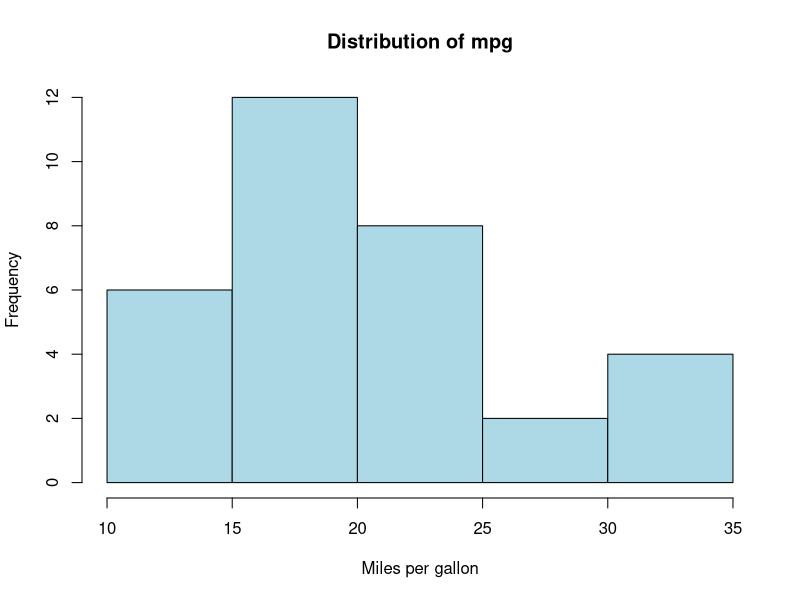
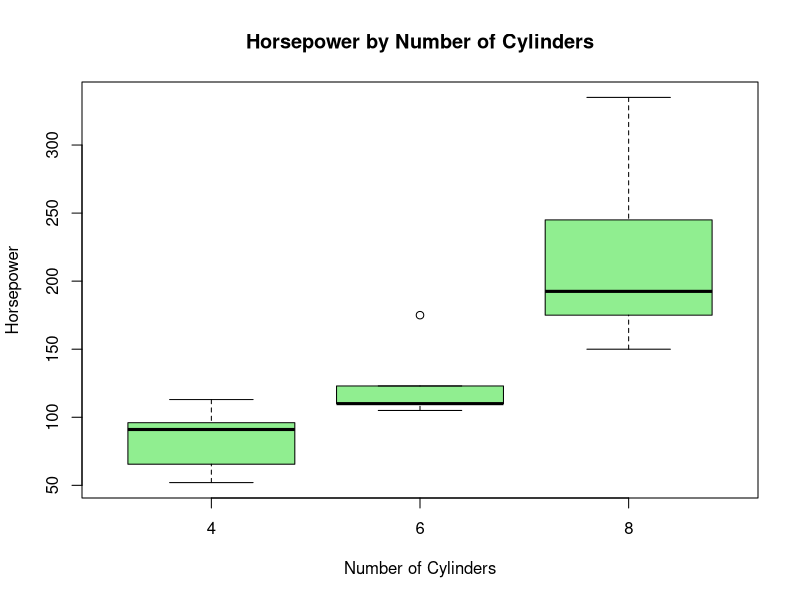
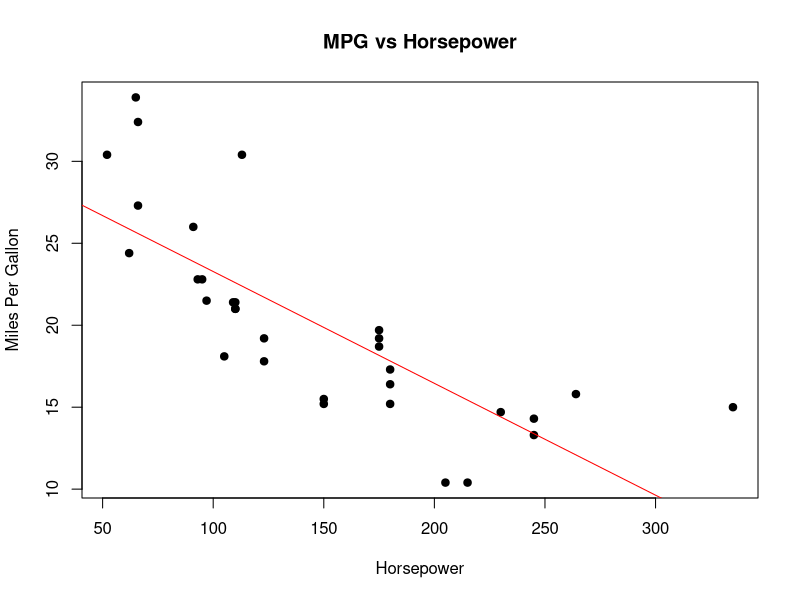
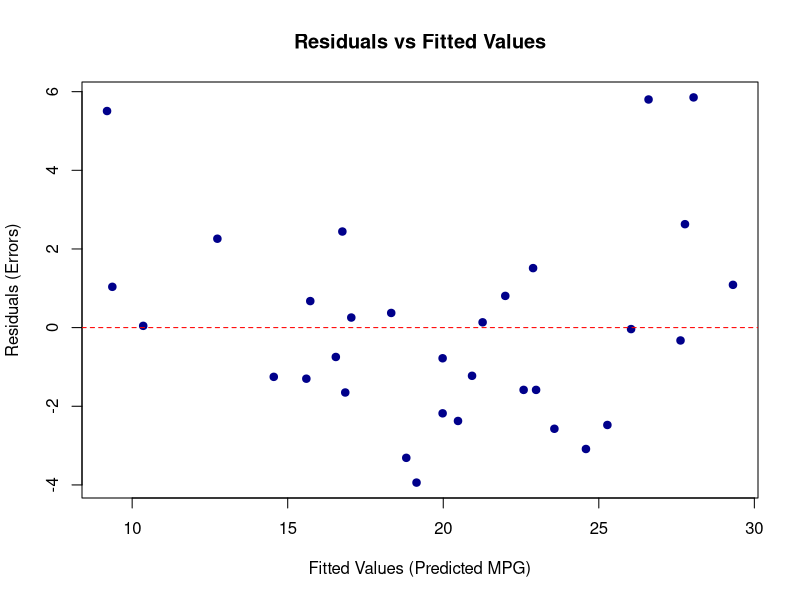

The R source for these figures, in order:
## Task 2: Exploratory Data Analysis and Regression Modeling (MTCars)

# Loading Library
library(tidyverse)

## Converting continuous categorical variables into factor variables 
mtcars$cyl  <- as.factor(mtcars$cyl)
mtcars$gear <- as.factor(mtcars$gear)
mtcars$am   <- as.factor(mtcars$am)

## Total count of cars by transmission type (0 = automatic, 1 = manual)
mtcars %>% count(am)
table(mtcars$am)

## Finding the maximum and minimum horsepower limits
min(mtcars$hp)
max(mtcars$hp)

## Interquartile range of mpg
IQR(mtcars$mpg)

## Feature Engineering: Converting vehicle weight from lbs to kilograms
mtcars <- mtcars %>% 
  mutate(wt_kg = wt * 453.592)

## Contingency table of cylinders vs transmission type
contingency_table <- table(mtcars$cyl, mtcars$am)
print(contingency_table)

## Calculating average miles per gallon segmented by transmission type
avg_mpg_by_am <- mtcars %>% 
  group_by(am) %>% 
  summarise(mean_mpg = mean(mpg))
print(avg_mpg_by_am)

## Extracting high-performance cars exceeding the global horsepower average
avg_hp <- mean(mtcars$hp)
high_hp_cars <- mtcars[mtcars$hp > avg_hp, ]
head(high_hp_cars)

## Creating a binary flag classification for cars exceeding 150 horsepower
mtcars$high_hp <- ifelse(mtcars$hp > 150, 1, 0)

## Calculating the exact sample percentage of manual transmission vehicles
manual_pct <- mean(mtcars$am == 1) * 100
print(manual_pct)

## Evaluating mean MPG matrix grouped by Cylinder count and Transmission setup
avg_mpg_by_cyl_am <- mtcars %>% 
  group_by(cyl, am) %>%
  summarise(mean_mpg = mean(mpg), .groups = 'drop')
print(avg_mpg_by_cyl_am)

## Data Visualization: Histogram distribution of vehicle fuel efficiency
hist(mtcars$mpg,
     main = "Distribution of mpg",
     xlab = "Miles per gallon",
     col = "lightblue",
     border = "black")

## Variance Analysis: Boxplot of Horsepower across Cylinder setups
boxplot(hp ~ cyl, data = mtcars, 
        main = "Horsepower by Number of Cylinders",
        xlab = "Number of Cylinders",
        ylab = "Horsepower",
        col = "lightgreen")

## Linear Correlation Plot: Fuel Efficiency vs Engine Horsepower with Trendline
plot(mtcars$hp, mtcars$mpg, 
     main = "MPG vs Horsepower", 
     xlab = "Horsepower", 
     ylab = "Miles Per Gallon", 
     pch = 19)
abline(lm(mpg ~ hp, data = mtcars), col = "red")

## Calculating absolute statistical covariance between efficiency and weight
cov_mpg_wt <- cov(mtcars$mpg, mtcars$wt)
print(cov_mpg_wt)

## Data Normalization: Generating standardized Z-Scores for Horsepower
mtcars$hp_zscore <- (mtcars$hp - mean(mtcars$hp)) / sd(mtcars$hp)

## Cross-categorical validation: identifying cars with identical MPG values but distinct cylinder metrics
identical_mpg_diff_cyl <- mtcars %>%
  group_by(mpg) %>%
  filter(n_distinct(cyl) > 1)
print(identical_mpg_diff_cyl)

## Fitting a Multivariable Ordinary Least Squares (OLS) Linear Regression Model
model1 <- lm(mpg ~ hp + wt, data = mtcars)
summary(model1)

## Extracting fitted expected assumptions against residual errors 
fitted_mpg <- fitted(model1)
residuals_mpg <- residuals(model1)
head(data.frame(fitted_mpg, residuals_mpg))

## Residual Diagnostics: Checking assumptions of homoscedasticity 
plot(fitted(model1), residuals(model1),
     main = "Residuals vs Fitted Values",
     xlab = "Fitted Values (Predicted MPG)",
     ylab = "Residuals (Errors)",
     pch = 19, col = "darkblue")
abline(h = 0, col = "red", lty = 2)
